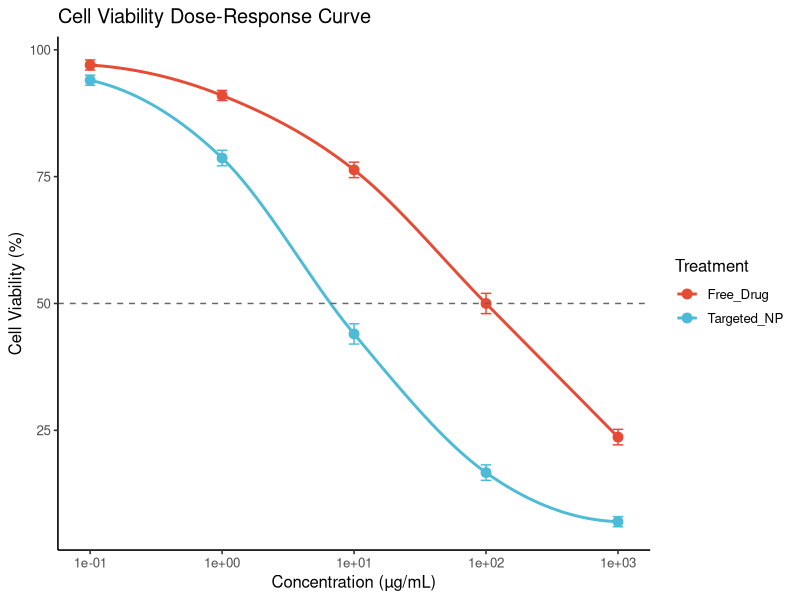

Write the R code that produced this figure.
# Description : Models and visualizes in vitro MTT cell viability dose-response curves comparing Free Drug vs. Targeted Nanoparticles across logarithmic concentrations (0.1 to 1000 µg/mL). Includes Mean ± SD 
#error bars, LOESS smoothing, a 50% viability reference line (IC50 threshold), and the Nature Publishing Group (NPG) palette.
#____________________________________________________________________________________

library(tidyverse)
library(ggsci)


mtt_df <- data.frame(
  Treatment = rep(c("Free_Drug", "Targeted_NP"), each = 15),
  Concentration = rep(rep(c(0.1, 1, 10, 100, 1000), each = 3), 2),
  Viability = c(
#Free_Drug
    98, 96, 97,
    92, 90, 91,
    78, 75, 76,
    52, 48, 50,
    25, 22, 24,
#Targeted_NP
    95, 93, 94,
    80, 77, 79,
    46, 42, 44,
    18, 15, 17,
    8,  6,  7
  )
)


plot <- ggplot(mtt_df, aes(x = Concentration, y = Viability, color = Treatment))+ stat_summary(fun = mean, geom = "point", size = 3)+
stat_summary(fun.data = mean_sdl, fun.args = list(mult = 1), geom = 'errorbar', width = 0.08)+
geom_smooth(method = "loess", se = FALSE, linewidth = 1) + scale_x_log10() + geom_hline(yintercept = 50, linetype = "dashed", color = "gray40")+
labs (title = "Cell Viability Dose-Response Curve", x = "Concentration (µg/mL)", y = "Cell Viability (%)") +
theme_classic(base_size =  12) + scale_color_npg()

print(plot)
